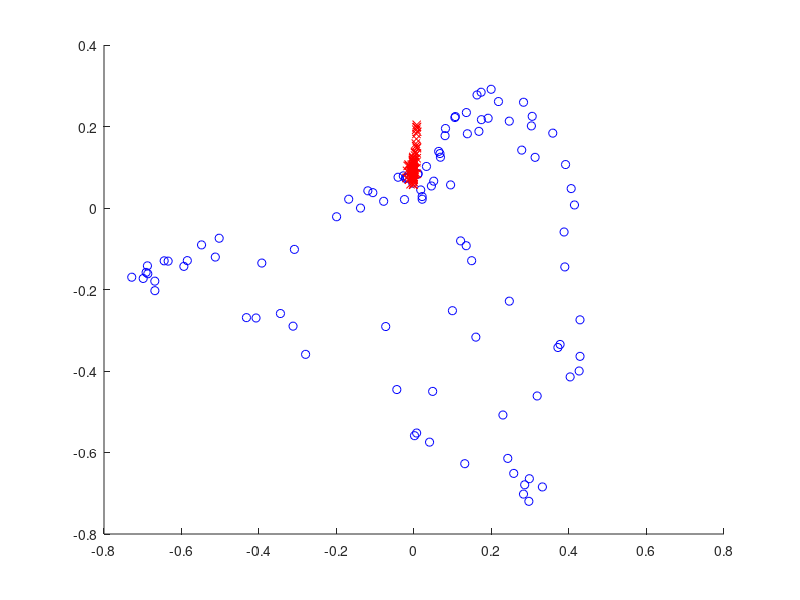

Recreate this plot in MATLAB.
n=200; a=linspace(0,pi,n/2);
u=[a.*cos(a) (a+pi).*cos(a)]';
v=[a.*sin(a) (a+pi).*sin(a)]';
x=[u v 10*rand(n,1)]; y=[ones(1,n/2) 2*ones(1,n/2)]';

x2=sum(x.^2,2); hh=2*1^2; H=eye(n)-ones(n,n)/n;
K=exp(-(repmat(x2,1,n)+repmat(x2',n,1)-2*x*x')/hh);
G=H*K*H; [A,L]=eigs(G,2); z=(diag(diag(L).^(-1/2))*A'*G)';

figure(1); clf; hold on; 
plot(z(y==1,1),z(y==1,2),'bo');
plot(z(y==2,1),z(y==2,2),'rx');
